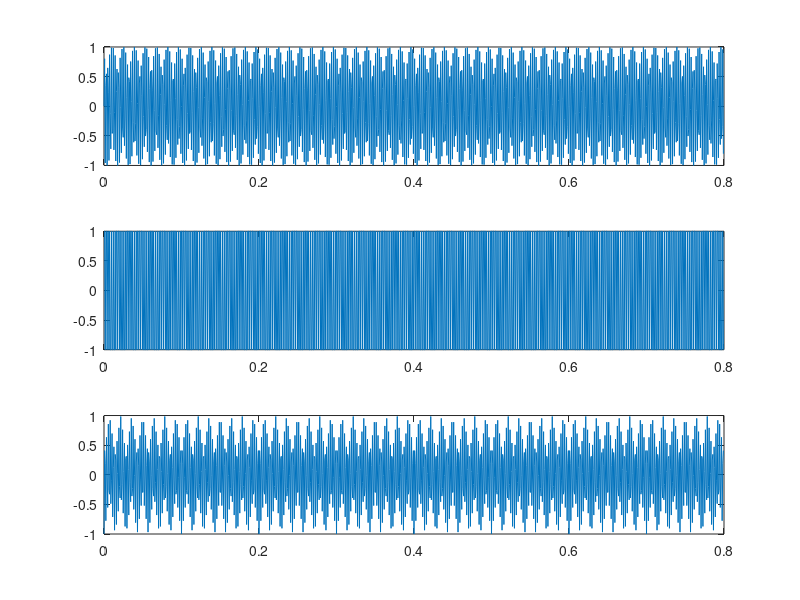

Reproduce this figure in MATLAB.
% Write code to implement 0.8-sec long square wave
% and triangle wave of length 1000,frequency 440Hz.
N = 1000;
t = linspace(0, (N-1)/1250, 1000);
x = sin(2*pi*440*t);
y = square(2*pi*440*t);
z = sawtooth(2*pi*440*t,0.5);
subplot(311)
plot(t,x)
subplot(312)
plot(t,y)
subplot(313)
plot(t,z)